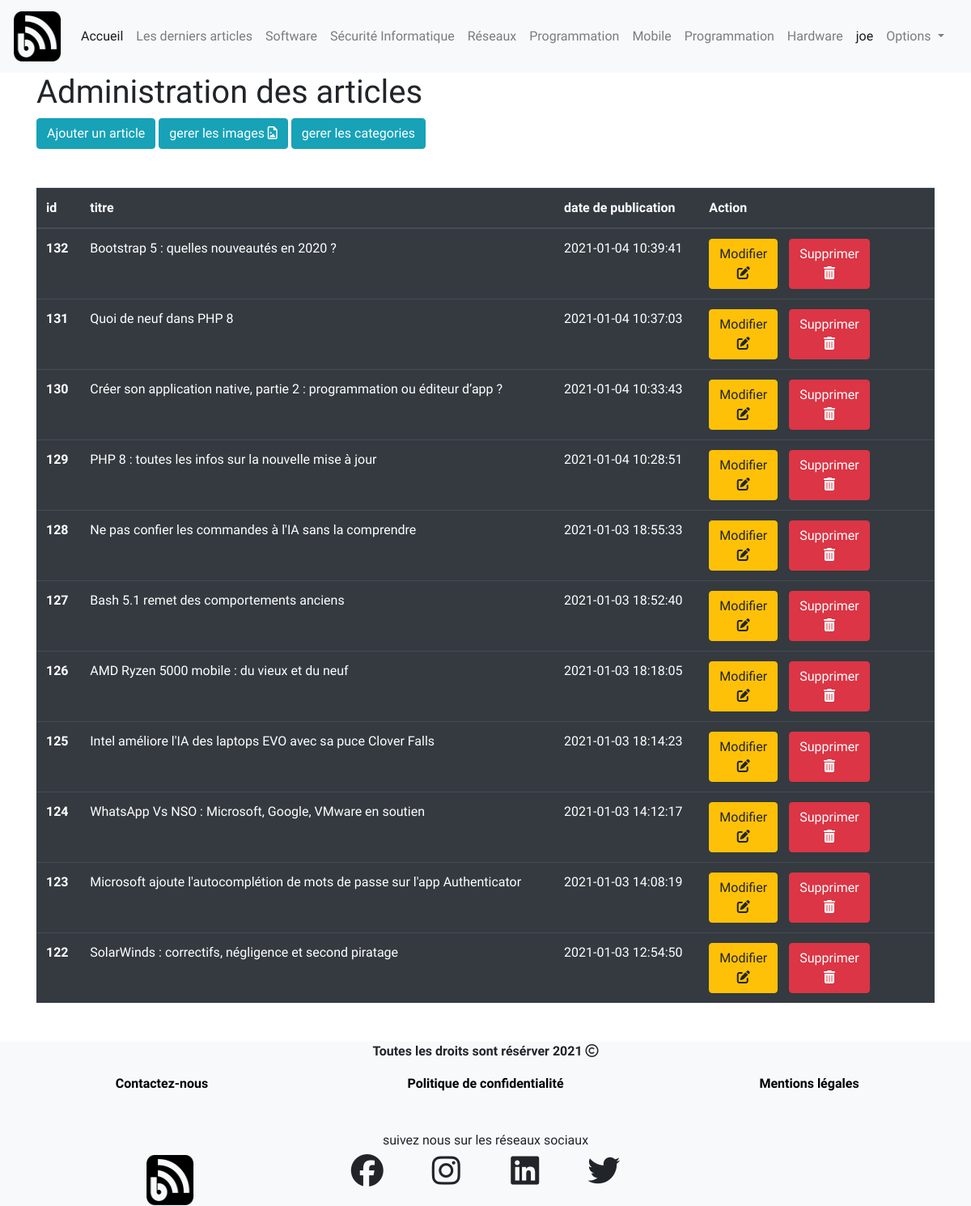
The app's page /admin/posts (signed in) with its own data.
### tables this page shows
CREATE TABLE `posts` (
  `id` int(11) NOT NULL,
  `title` varchar(233) NOT NULL,
  `content` text NOT NULL,
  `auteur` int(11) NOT NULL,
  `create_at` timestamp NOT NULL DEFAULT current_timestamp()
);

### app/Controllers/Controller.php (called while the page is built, shortened)
<?php
 class Controller
{
    protected $db;
    public function __construct(DBConnection $db)
    {
        $this->db = $db;
    }
    protected function view(string $path, $params = null)
    {
        $path = str_replace('.', DIRECTORY_SEPARATOR, $path);
        require VIEWS . $path . '.php';
        require VIEWS . 'layout.php';
    }
    protected function getDB()
    {
        return $this->db;
    }
}

### app/Controllers/Admin/PostController.php (called while the page is built, shortened)
<?php
class PostController extends Controller
{
    public function index()
    {
        $posts = (new Post($this->getDB()))->all();
        return $this->view('admin.post.index', compact('posts'));
    }
}

### routes/Route.php (called while the page is built, shortened)
<?php
Class Route{
    public $path;
    public $action;
    public $matches;
    public function __construct($path, $action)
    {
        $this->path = trim ($path, '/');
        $this->action = $action;
    }
    public function matches(string $url)
    {
        $path = preg_replace('#:([\w]+)#', '([^/]+)', $this->path);
        $pathToMatch = "#^$path$#";
        if(preg_match($pathToMatch, $url, $matches))
        {
            $this->matches = $matches;
            return true;
        }
        else
        {
            return false;
        }
    }
    public function execute()
    {
        $params = explode('@', $this->action);
        $controller = new $params[0](new DBConnection ('blog', 'localhost', 'root', ''));
        $method = $params[1];
        return  isset($this->matches[1]) ? $controller->$method($this->matches[1]) : $controller->$method();
    }
}

### routes/Router.php (called while the page is built, shortened)
<?php
class Router{
    public $url;
    public $routes = [];
    public function __construct($url)
    {
        $this->url = trim($url, '/');
    }
    public function get(string $path, string $action)
    {
        $this->routes['GET'][]= new Route($path, $action);
    }
    public function post(string $path, string $action)
    {
        $this->routes['POST'][]= new Route($path, $action);
    }
    public function run()
    {
        foreach ($this->routes[$_SERVER['REQUEST_METHOD']] as $route)
        {
            if ($route->matches($this->url)){
                return $route->execute();
            }
        }
        throw new NotFoundException("La page demander Introuvable");
    }
}

### public/index.php (called while the page is built, shortened)
<?php
$router = new Router($_GET['url']);
$router->get('/posts', 'App\Controllers\BlogController@index');
$router->get('/', 'App\Controllers\BlogController@welcome');
$router->get('/posts/:id', 'App\Controllers\BlogController@show');
$router->get('/tags/:id', 'App\Controllers\TagsController@tag');
$router->get('/cats/:id', 'App\Controllers\CategoriesController@cat');
$router->get('/posts/:page', 'App\Controllers\Admin\PostController@index');
$router->get('/admin/posts', 'App\Controllers\Admin\PostController@index');
$router->post('/admin/posts/delete/:id', 'App\Controllers\Admin\PostController@delete');
$router->get('/admin/posts/edit/:id', 'App\Controllers\Admin\PostController@edit');
$router->post('/admin/posts/edit/:id', 'App\Controllers\Admin\PostController@update');
$router->get('/admin/posts/create', 'App\Controllers\Admin\PostController@create');
$router->post('/admin/posts/create', 'App\Controllers\Admin\PostController@createpost');
$router->post('/comment', 'App\Controllers\CommentController@comment');
$router->get('/admin/posts/images', 'App\Controllers\Admin\ImagesController@index');
$router->get('/admin/posts/editImage/:id', 'App\Controllers\Admin\ImagesController@edit');
$router->post('/admin/posts/editImage/:id', 'App\Controllers\Admin\ImagesController@update');
$router->post('/admin/cat/delete/:id', 'App\Controllers\Admin\CategoriesController@delete');
$router->get('/admin/cat/create', 'App\Controllers\Admin\CategoriesController@create');
$router->post('/admin/cat/create', 'App\Controllers\Admin\CategoriesController@createCat');
$router->get('/admin/cat', 'App\Controllers\Admin\CategoriesController@index');
$router->get('/admin/cat/edit/:id', 'App\Controllers\Admin\CategoriesController@edit');
$router->post('/admin/cat/edit/:id', 'App\Controllers\Admin\CategoriesController@update');
$router->get('/login', 'App\Controllers\UserController@login');
$router->post('/login', 'App\Controllers\UserController@loginPost');
$router->get('/register', 'App\Controllers\RegisterController@register');
$router->post('/register/create', 'App\Controllers\RegisterController@RegisterUser');
$router->get('/login/logout', 'App\Controllers\UserController@logOut');
try{
$router->run();
}
catch(NotFoundException $e)
{
    return $e->Exception404();
}

### app/Models/Model.php (called while the page is built, shortened)
<?php
abstract class Model
{
    protected $db;
    protected $table;
    public function __construct(DBConnection $db)
    {
        $this->db = $db;
    }
    public function all(): array
    {
        return $this->query("SELECT * FROM {$this->table} ORDER BY create_at DESC");
    }
    public function query(string $sql, array $param = null, bool $single = null)
    {
        $method = is_null($param) ? 'query' : 'prepare';
        $fetch = is_null($single) ? 'fetchAll' : 'fetch';
        $stmt = $this->db->getPDO()->$method($sql);
        $stmt->setFetchMode(PDO::FETCH_CLASS, get_class($this), [$this->db]);
        if($method === 'query')
        {
            return $stmt->$fetch();
        }else
        {
            $stmt->execute($param);
            return $stmt->$fetch();
        }
    }
}

### database/DBConnection.php (called while the page is built, shortened)
<?php
class DBConnection
{
private $dbname;
private $host;
private $username;
private $password;
private $pdo;
public function __construct(string $dbname, string $host, string $username, string $password)
{
    $this->dbname = $dbname;
    $this->host = $host;
    $this->username = $username;
    $this->password = $password;
}
public function getPDO(): PDO
{
    return $this->pdo ?? $this->pdo = new PDO("mysql:dbname={$this->dbname};host={$this->host}",
    $this->username, $this->password, [
    PDO::ATTR_ERRMODE => PDO::ERRMODE_EXCEPTION,
    PDO::ATTR_DEFAULT_FETCH_MODE => PDO::FETCH_OBJ ,
    PDO::MYSQL_ATTR_INIT_COMMAND => 'SET CHARACTER SET UTF8'
    ]);
}
}

### views/admin/post/index.php (the view, shortened to what this page needs)
<h1>Administration des articles</h1>
<a href="/mvc/admin/posts/create" class="btn btn-info">Ajouter un article</a>
<a href="/mvc/admin/posts/images" class="btn btn-info">gerer les images <i class="far fa-file-image"></i></a>
<a href="/mvc/admin/cat" class="btn btn-info">gerer les categories</a>
<table class="table table-dark mt-5">
  <thead>
    <tr>
      <th scope="col">id</th>
      <th scope="col">titre</th>
      <th scope="col">date de publication</th>
      <th scope="col">Action</th>
    </tr>
  </thead>
  <tbody>
  <?php foreach($params['posts'] as $post): ?>
    <tr>
      <th scope="row"><?= $post->id ?></th>
      <td><?= $post->title ?></td>
      <td><?= $post->create_at ?></td>
      <td>
      <div class="row">
      <div class="col-lg-4 col-md-4 col-sm-12">
      <a href="../admin/posts/edit/<?= $post->id ?>" class="btn btn-warning">Modifier <i class='fas fa-edit'></i></a>
      </div>
      <div class="col-lg-4 col-md-4 col-sm-12">
      <form method="POST" action="../admin/posts/delete/<?= $post->id ?>" onsubmit="return confirm('Vous êtes sûr de vouloir supprimer cet article ?');">
      <button type="submit" class="btn btn-danger">Supprimer <i class="fas fa-trash-alt"></i></button>
      </form>
      </div>
      </div>
      </td>
    </tr>
    <?php endforeach ?>
  </tbody>
</table>

### public/css/style.css (style rules this page uses)
body { font-family: 'Baloo 2', cursive; }

### records on screen
posts: id "132", title "Bootstrap 5 : quelles nouveautés en 2020 ?", create_at "2021-01-04 10:39:41"
posts: id "131", title "Quoi de neuf dans PHP 8", create_at "2021-01-04 10:37:03"
posts: id "130", title "Créer son application native, partie 2 : programmation ou éditeur d’app ?", create_at "2021-01-04 10:33:43"
posts: id "129", title "PHP 8 : toutes les infos sur la nouvelle mise à jour", create_at "2021-01-04 10:28:51"
posts: id "128", title "Ne pas confier les commandes à l'IA sans la comprendre", create_at "2021-01-03 18:55:33"
posts: id "127", title "Bash 5.1 remet des comportements anciens", create_at "2021-01-03 18:52:40"
posts: id "126", title "AMD Ryzen 5000 mobile : du vieux et du neuf", create_at "2021-01-03 18:18:05"
posts: id "125", title "Intel améliore l'IA des laptops EVO avec sa puce Clover Falls", create_at "2021-01-03 18:14:23"
posts: id "124", title "WhatsApp Vs NSO : Microsoft, Google, VMware en soutien", create_at "2021-01-03 14:12:17"
posts: id "123", title "Microsoft ajoute l'autocomplétion de mots de passe sur l'app Authenticator", create_at "2021-01-03 14:08:19"
posts: id "122", title "SolarWinds : correctifs, négligence et second piratage", create_at "2021-01-03 12:54:50"

### other values on screen
$_SESSION["name"] "joe"
